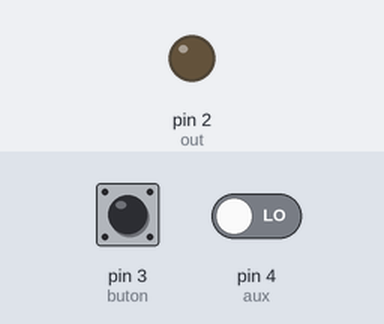
A sketch run on a simulated Arduino Uno, built with avr-gcc and run on an emulated ATmega328P. Shown: output pins drawn as LEDs (lit = HIGH). The inputs (shaded band) are chosen by the test bench; at power-on: pin 4 (aux) LOW, pin 3 (buton) HIGH.

Above: at 2.7 s.
2.8 s: pin 4 (aux) driven LOW
At 5.2 s:
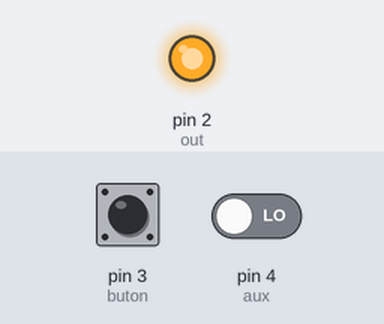
Timing chart, 0 to 27.7 s (numbered marks = the images above; inputs shaded):
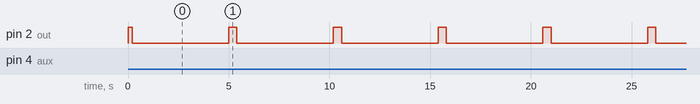

The sketch:

wiper_timer_0.ino
```cpp
/*
 *  program scris de Liviu Hinoveanu cu f. putin ajutor din partea lui Nicu FLORICA (niq_ro)
 *
*/
// A7 este plusul contact- primul de sus spre sofer
#define buton 3 // A1-partea de fir spre mufa --- pin 1 parte sus spre pasager
#define aux 4 // A4 sprituitoare
#define out 2 // A1-partea de fir ramasa spre UCH
int stareaux = 0;
int starebuton = 0; //flag to see if the button has been pressed, used internal on the subroutine only
int duratamare = 100; // valoare timp apaaare lunga, in ms
int duratapasare = duratamare; // initializare timp apasare
int aparare = 0;// sets default push value for the button going low
int eliberare = 0;// sets the default value for when the button goes back high
int timpmemorat = 5000;
byte Impuls = 0;
byte Impulsaux = 0;
unsigned long timp = 0;
unsigned long debounce = 50;

boolean buttonflag = false; // default value for the button flag


void setup() {
   pinMode(out, OUTPUT);
   pinMode(buton,INPUT);
   pinMode(aux,INPUT);
   digitalWrite(out,LOW);
}

void loop() {
    duratapasare = aflareduratapasare();
    stareaux = digitalRead(aux);

    if ((duratapasare>=2000) && (duratapasare<=15000))
    {timpmemorat = duratapasare ; }

    if(starebuton == LOW)
    {digitalWrite(out,LOW);Impuls = 0;}

    if(starebuton == HIGH &&  Impuls == 0)
    {digitalWrite(out,HIGH); delay(200);digitalWrite(out,LOW); Impuls = 1;}

    if (starebuton == HIGH &&  Impuls == 1 &&  millis() - timp > timpmemorat)
    {digitalWrite(out,HIGH); delay(200);digitalWrite(out,LOW);Impuls = 0;timp = millis();}

    if(stareaux == HIGH &&  millis() - timp > debounce)
    {Impulsaux = 1;timp = millis();}

    if(stareaux == LOW && Impulsaux == 1 && millis() - timp > 5000)
    {digitalWrite(out,HIGH); delay(200);digitalWrite(out,LOW);Impulsaux = 0;timp = millis();}
    }// sfarsit program

int aflareduratapasare () {
  starebuton = digitalRead(buton);
  if(starebuton == LOW && buttonflag == false && millis() - timp > debounce){
          aparare = millis();
          timp = millis();
          buttonflag = true;
          };
   if (starebuton == HIGH && buttonflag == true && millis() -timp > debounce) {
          eliberare = millis ();
          timp = millis();
          buttonflag = false ;
          duratapasare = eliberare - aparare;
    };
     return duratapasare;
   }
```

Measured:
- by itself, pin 2 (out): alternates HIGH for 0.40 s and LOW for 4.8 s
